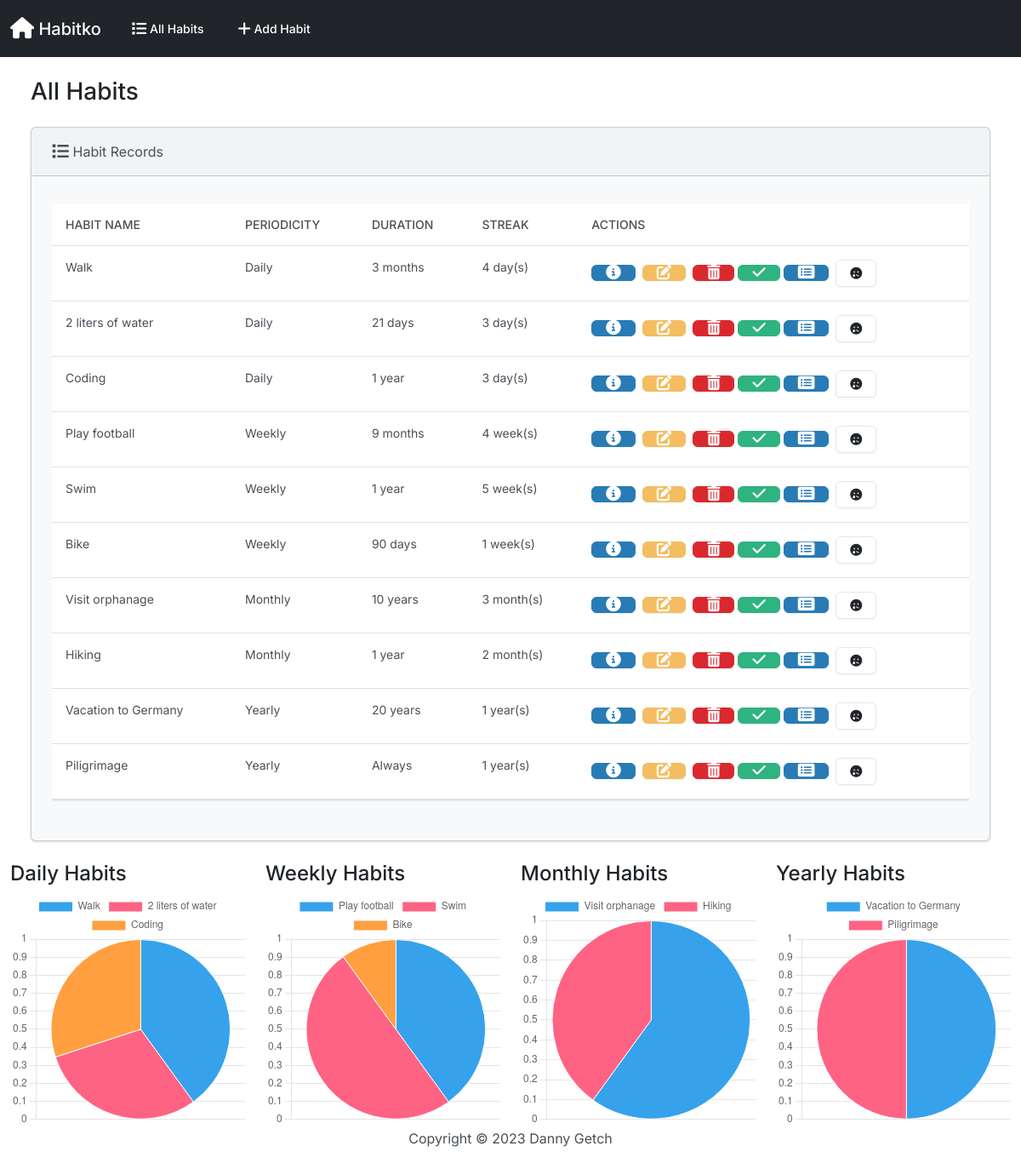
Before: / with the older database file.
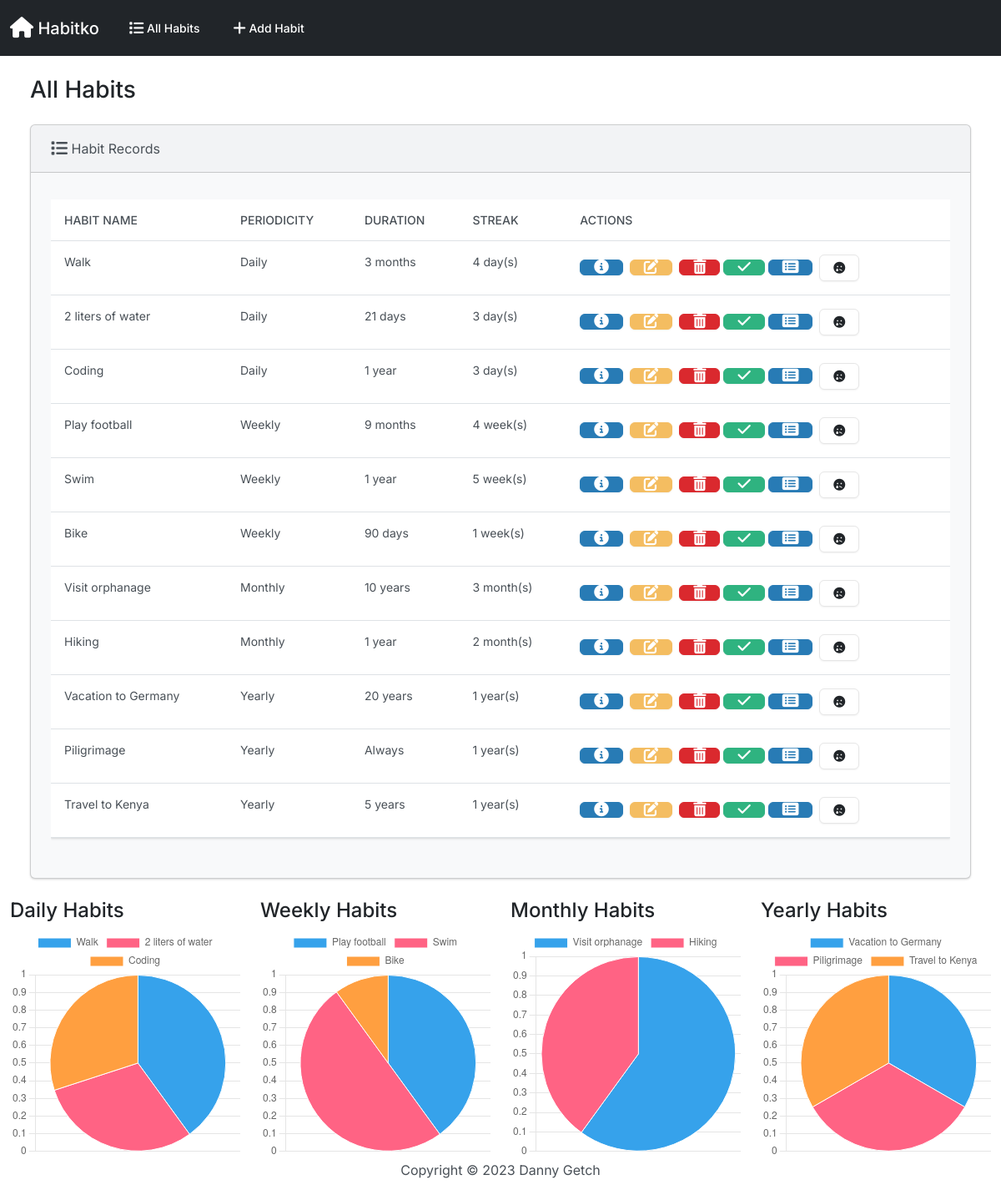
After: the same page with the newer database file.
### habits/models.py (models this page shows, shortened)
class Habit(models.Model):
    name = models.CharField(max_length=50)
    periodicity = models.CharField(
        max_length=10,
        choices=PERIODICITY_CHOICES,
        default='Daily',
        )
    duration = models.CharField(max_length=20)
    streak = models.IntegerField(default=0)
    streak_type = models.CharField(max_length=10, blank = True)
    created_date = models.DateTimeField(auto_now_add = True, auto_now = False, blank=True)
    last_completed_date = models.DateTimeField(auto_now_add = False, auto_now=False,  blank=True, null=True)

### habits/views.py (the view)
# urls.py: path('', views.index, name='index'),
def index(request):
    return render(request, 'habits/index.html', {
        'habits': Habit.objects.all(),
        'completed_dates': CompletedHabit.objects.all(),
        'inactivity_dates': Inactivity.objects.all()
    })

### habits/models.py (called while the page is built)
    def __str__(self):
        return f'{self.completed_date}'

### habits/Templates/habits/index.html (shortened to what this page needs)
{% extends "habits/base.html" %}
{% block body %}
<h3 class="m-4">All Habits</h3>
<div class="row">
    <div class="col-12">
        {% if habits %}
        <div class="card bg-light ms-4 me-4 mb-4">
            <div class="card-header">
                <i class="fa-solid fa-list fa-lg"></i> Habit Records
            </div>
            <div class="card-body">
                <p class="card-text">
                <div class="table-responsive">
                    <table class="table table-hover">
                        <thead>
                            <tr>
                            <th scope="col">Habit Name</th>
                            <th scope="col">Periodicity</th>
                            <th scope="col">Duration</th>
                            <th scope="col">Streak</th>
                            <th scope="col">Actions</th>
                        </thead>
                        <tbody>
                            {% for habit in habits %}
                                <tr>
                                    <td>{{ habit.name }}</td>
                                    <td>{{ habit.periodicity }}</td>
                                    <td>{{ habit.duration }}</td>
                                    <td>{{ habit.streak }} {{ habit.streak_type }}</td>
                                    <td>
                                        <button type="button" class="btn btn-info me-1" href="{% url 'view_habit' habit.id %}" data-bs-toggle="modal" data-bs-target="#myModal{{habit.id}}" title="Info">
                                        </button>
                                        <a class="btn btn-warning me-1" href="{% url 'edit' habit.id %}" title="Edit">
                                        </a>
                                        <button type="button" class="btn btn-danger" data-bs-toggle="modal" data-bs-target="#delete{{habit.id}}" title="Delete">
                                        </button>
                                        <button type="button" class="btn btn-success" data-bs-toggle="modal" data-bs-target="#check_off{{habit.id}}" title="Check-off">
                                        </button>
                                        <button type="button" class="btn btn-info me-1" href="{% url 'view_completed_dates' habit.id %}" data-bs-toggle="modal" data-bs-target="#myModal2{{habit.id}}" title="Completed dates">
                                        </button>
                                        <button type="button" class="btn btn-secondary me-1" href="{% url 'view_inactivity_dates' habit.id %}" data-bs-toggle="modal" data-bs-target="#myModal3{{habit.id}}" title="Inactivity dates">
                                            <i class="fa-solid fa-face-sad-tear"></i>
                                        </button>
                                    </td>
                                </tr>
                            {% endfor %}
                        </tbody>
                        </table>
                </div>
                </p>
            </div>
            </div>
        {% else %}
            <h5 class="card bg-light ms-4 me-4 mb-4">No Habit Records</h5>
        {% endif %}
    </div>
</div>
<div class="row">
    <div class="col-md-3">
        <h4>Daily Habits</h4>
        <div>
            <canvas id="myChart"></canvas>
          </div>
          <script>
            const ctx = document.getElementById('myChart');
            new Chart(ctx, {
              type: 'pie',
              data: {
                labels: [{% for habit in habits %} {% if habit.periodicity == "Daily" %} '{{ habit.name }}', {% endif %}{% endfor %}],
                datasets: [{
                  label: 'Days',
                  data: [{% for habit in habits %} {% if habit.periodicity == "Daily" %} {{ habit.streak }}, {% endif %}{% endfor %}],
                  borderWidth: 1
                }]
              },
              options: {
                scales: {
                  y: {
                    beginAtZero: true
                  }
                }
              }
            });
          </script>
        </div>
        <div class="col-md-3">
            <h4>Weekly Habits</h4>
            <div>
                <canvas id="myChart2"></canvas>
              </div>
              <script>
                const ctx2 = document.getElementById('myChart2');
                new Chart(ctx2, {
                  type: 'pie',
                  data: {
                    labels: [{% for habit in habits %} {% if habit.periodicity == "Weekly" %} '{{ habit.name }}', {% endif %}{% endfor %}],
                    datasets: [{
                      label: 'Weeks',
                      data: [{% for habit in habits %} {% if habit.periodicity == "Weekly" %} {{ habit.streak }}, {% endif %}{% endfor %}],
                      borderWidth: 1
                    }]
                  },
                  options: {
                    scales: {
                      y: {
                        beginAtZero: true
                      }
                    }
                  }
                });
              </script>
        </div>
        <div class="col-md-3">
            <h4>Monthly Habits</h4>
            <div>
                <canvas id="myChart3"></canvas>
              </div>
              <script>
                const ctx3 = document.getElementById('myChart3');
                new Chart(ctx3, {
                  type: 'pie',
                  data: {
                    labels: [{% for habit in habits %} {% if habit.periodicity == "Monthly" %} '{{ habit.name }}', {% endif %}{% endfor %}],
                    datasets: [{
                      label: 'months',
                      data: [{% for habit in habits %} {% if habit.periodicity == "Monthly" %} {{ habit.streak }}, {% endif %}{% endfor %}],
                      borderWidth: 1
                    }]
                  },
                  options: {
                    scales: {
                      y: {
                        beginAtZero: true
                      }
                    }
                  }
                });
              </script>
        </div>
        <div class="col-md-3">
            <h4>Yearly Habits</h4>
            <div>
                <canvas id="myChart4"></canvas>
              </div>
              <script>
                const ctx4 = document.getElementById('myChart4');
                new Chart(ctx4, {
                  type: 'pie',
                  data: {
                    labels: [{% for habit in habits %} {% if habit.periodicity == "Yearly" %} '{{ habit.name }}', {% endif %}{% endfor %}],
                    datasets: [{
                      label: 'years',
                      data: [{% for habit in habits %} {% if habit.periodicity == "Yearly" %} {{ habit.streak }}, {% endif %}{% endfor %}],
                      borderWidth: 1
                    }]
                  },
                  options: {
                    scales: {
                      y: {
                        beginAtZero: true
                      }
                    }
                  }
                });
              </script>
        </div>
    </div>
{% endblock %}

### habits/Templates/habits/base.html (shortened to what this page needs)
{% load static %}
<html lang="en">
<head>
    <link rel="stylesheet" href="https://cdnjs.cloudflare.com/ajax/libs/font-awesome/6.4.0/css/all.min.css">
    <link href="{% static 'css/bootstrap.min.css' %}" rel="stylesheet">
</head>
<body class="d-flex flex-column min-vh-100">
    <nav class="navbar navbar-expand-lg bg-dark" data-bs-theme="dark">
        <div class="container-fluid">
          <a class="navbar-brand" href="{% url 'index' %}">
            <i class="fa-solid fa-house fa-lg"></i> Habitko
        </a>
          <div class="collapse navbar-collapse" id="navbarColor01">
            <ul class="navbar-nav me-auto">
              <li class="nav-item">
                <a class="nav-link" href="{% url 'index' %}">
                     All Habits
                </a>
              </li>
              <li class="nav-item">
                <a class="nav-link" href="{% url 'add' %}">
                     Add Habit
                </a>
              </li>
            </ul>
          </div>
        </div>
      </nav>
    <div class="container-fluid">
        {% block body %}
        {% endblock %}
    </div>
    <footer class="mt-auto mb-4">
        <div class="text-center">
            <span>
                Copyright &copy; <script>document.write(new Date().getFullYear())</script> Danny Getch
            </span>
        </div>
    </footer>
</body>
</html>

Changed rows visible on the page:
added Habit: name "Travel to Kenya", periodicity "Yearly", duration "5 years", streak "1", streak_type "year(s)"
Other visible differences:
chart data {{ habit.name }}: Vacation to Germany, Piligrimage → Vacation to Germany, Piligrimage, Travel to Kenya
chart data {{ habit.streak }}: 1, 1 → 1, 1, 1
